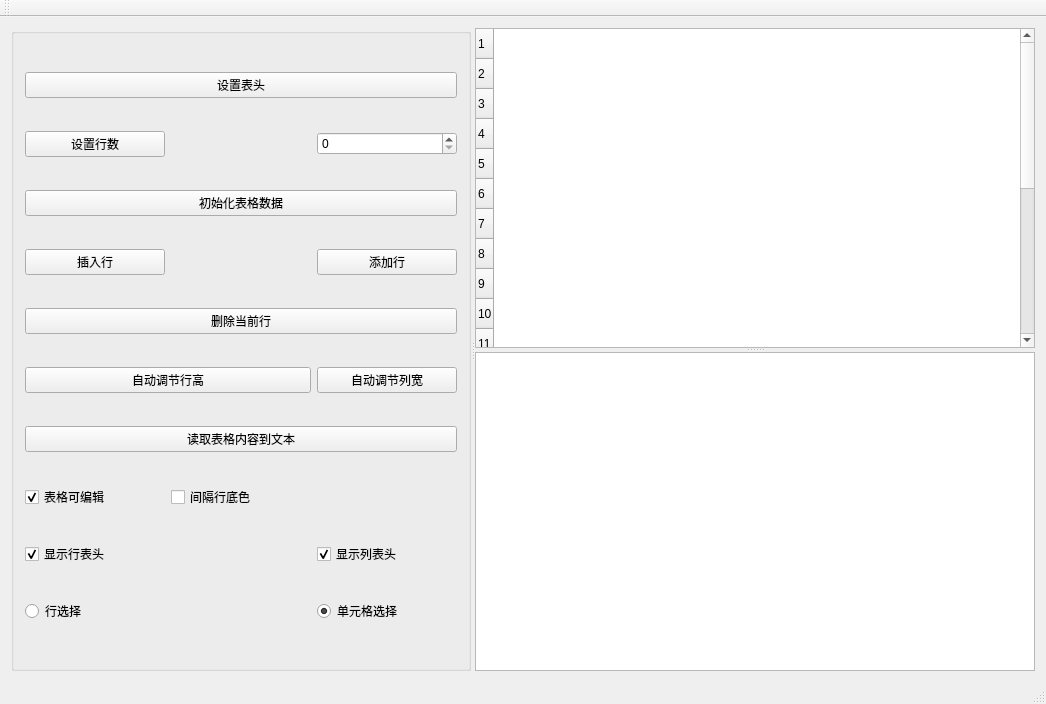
<?xml version="1.0" encoding="UTF-8"?>
<ui version="4.0">
 <class>MainWindow</class>
 <widget class="QMainWindow" name="MainWindow">
  <property name="geometry">
   <rect>
    <x>0</x>
    <y>0</y>
    <width>1046</width>
    <height>704</height>
   </rect>
  </property>
  <property name="windowTitle">
   <string>WTableWidget的使用</string>
  </property>
  <widget class="QWidget" name="centralWidget">
   <layout class="QHBoxLayout" name="horizontalLayout">
    <item>
     <widget class="QSplitter" name="splitter_2">
      <property name="orientation">
       <enum>Qt::Horizontal</enum>
      </property>
      <widget class="QGroupBox" name="groupBox">
       <property name="title">
        <string/>
       </property>
       <layout class="QGridLayout" name="gridLayout">
        <item row="0" column="0" colspan="3">
         <widget class="QPushButton" name="btnSetHeader">
          <property name="text">
           <string>设置表头</string>
          </property>
         </widget>
        </item>
        <item row="1" column="0">
         <widget class="QPushButton" name="btnSetRowCount">
          <property name="text">
           <string>设置行数</string>
          </property>
         </widget>
        </item>
        <item row="1" column="2">
         <widget class="QSpinBox" name="spinBox"/>
        </item>
        <item row="2" column="0" colspan="3">
         <widget class="QPushButton" name="btnIniData">
          <property name="text">
           <string>初始化表格数据</string>
          </property>
         </widget>
        </item>
        <item row="3" column="0">
         <widget class="QPushButton" name="btnInsertRow">
          <property name="text">
           <string>插入行</string>
          </property>
         </widget>
        </item>
        <item row="3" column="2">
         <widget class="QPushButton" name="btnAppendRow">
          <property name="text">
           <string>添加行</string>
          </property>
         </widget>
        </item>
        <item row="4" column="0" colspan="3">
         <widget class="QPushButton" name="btnDelCurRow">
          <property name="text">
           <string>删除当前行</string>
          </property>
         </widget>
        </item>
        <item row="5" column="0" colspan="2">
         <widget class="QPushButton" name="btnResizeHigh">
          <property name="text">
           <string>自动调节行高</string>
          </property>
         </widget>
        </item>
        <item row="5" column="2">
         <widget class="QPushButton" name="btnResieWidth">
          <property name="text">
           <string>自动调节列宽</string>
          </property>
         </widget>
        </item>
        <item row="6" column="0" colspan="3">
         <widget class="QPushButton" name="pushButton_9">
          <property name="text">
           <string>读取表格内容到文本</string>
          </property>
         </widget>
        </item>
        <item row="7" column="0">
         <widget class="QCheckBox" name="checkBoxEditable">
          <property name="text">
           <string>表格可编辑</string>
          </property>
          <property name="checked">
           <bool>true</bool>
          </property>
         </widget>
        </item>
        <item row="7" column="1" colspan="2">
         <widget class="QCheckBox" name="checkBoxRowColor">
          <property name="text">
           <string>间隔行底色</string>
          </property>
         </widget>
        </item>
        <item row="8" column="0">
         <widget class="QCheckBox" name="checkBoxHeaderH">
          <property name="text">
           <string>显示行表头</string>
          </property>
          <property name="checked">
           <bool>true</bool>
          </property>
         </widget>
        </item>
        <item row="8" column="2">
         <widget class="QCheckBox" name="checkBoxHeaderV">
          <property name="text">
           <string>显示列表头</string>
          </property>
          <property name="checked">
           <bool>true</bool>
          </property>
         </widget>
        </item>
        <item row="9" column="0">
         <widget class="QRadioButton" name="radioSelectRow">
          <property name="text">
           <string>行选择</string>
          </property>
         </widget>
        </item>
        <item row="9" column="2">
         <widget class="QRadioButton" name="radioSelectItem">
          <property name="text">
           <string>单元格选择</string>
          </property>
          <property name="checked">
           <bool>true</bool>
          </property>
         </widget>
        </item>
       </layout>
      </widget>
      <widget class="QSplitter" name="splitter">
       <property name="orientation">
        <enum>Qt::Vertical</enum>
       </property>
       <widget class="QTableWidget" name="tableWidget">
        <property name="rowCount">
         <number>20</number>
        </property>
        <row/>
        <row/>
        <row/>
        <row/>
        <row/>
        <row/>
        <row/>
        <row/>
        <row/>
        <row/>
        <row/>
        <row/>
        <row/>
        <row/>
        <row/>
        <row/>
        <row/>
        <row/>
        <row/>
        <row/>
       </widget>
       <widget class="QPlainTextEdit" name="plainTextEdit"/>
      </widget>
     </widget>
    </item>
   </layout>
  </widget>
  <widget class="QMenuBar" name="menuBar">
   <property name="geometry">
    <rect>
     <x>0</x>
     <y>0</y>
     <width>1046</width>
     <height>22</height>
    </rect>
   </property>
  </widget>
  <widget class="QToolBar" name="mainToolBar">
   <attribute name="toolBarArea">
    <enum>TopToolBarArea</enum>
   </attribute>
   <attribute name="toolBarBreak">
    <bool>false</bool>
   </attribute>
  </widget>
  <widget class="QStatusBar" name="statusBar"/>
 </widget>
 <layoutdefault spacing="6" margin="11"/>
 <resources/>
 <connections/>
</ui>
